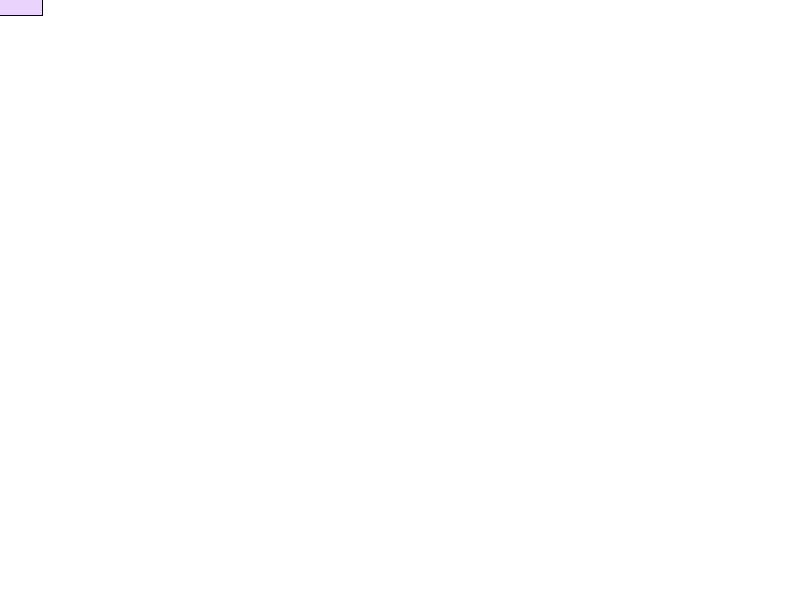
Frame 1 (no input)
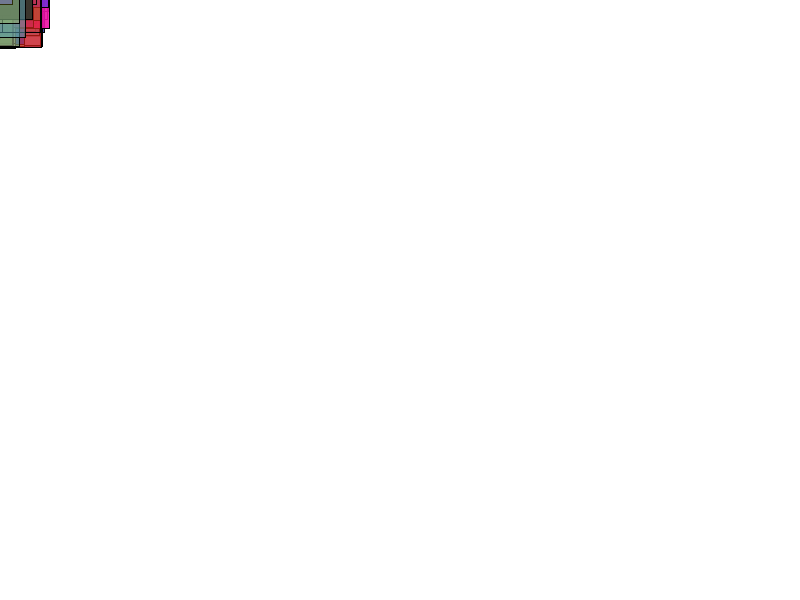
Frame 60 (the mouse pressed at the canvas centre just before this capture)
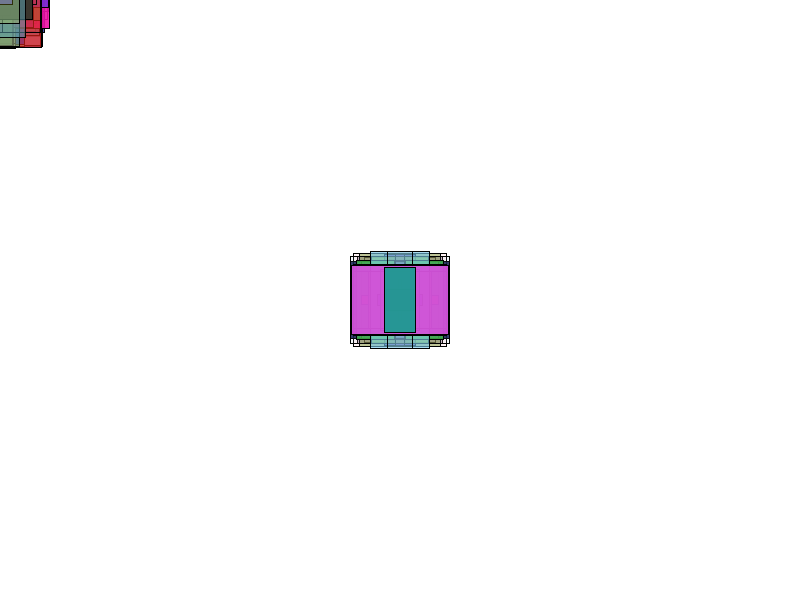
Frame 120 (the mouse held since frame 60 and released just before this capture)

The Processing sketch that drew these frames (run headless with seeded random() and noise(); from frame 60 on, the mouse is pressed at the canvas centre):

// Processing sketch: C_mythirdsketch
// ── C_mythirdsketch.pde

// this is a comment
/*
this
is
a
comment
*/

float r, g, b, a, w, h; // GLOBAL variables


// this runs at the beginning
void setup()
{
  size(800, 600); // change the size
  
  rectMode(CENTER); // change the way rectangles draw
  
  background(255); // start with a white background
  
}

// this runs every frame
void draw()
{

  // give me some random values
  r = random(0, 255);
  g = random(0, 255);
  b = random(0, 255);
  a = random(0, 255);
  w = random(0, 100);
  h = random(0, 100);
  
  // draw the stuff
  fill(r, g, b, a); // interior fill color
  rect(mouseX, mouseY, w, h); // rectangle that chases the mouse
}

// run whenever i release a key
void keyReleased()
{
   background(255); // white out the screen
}
